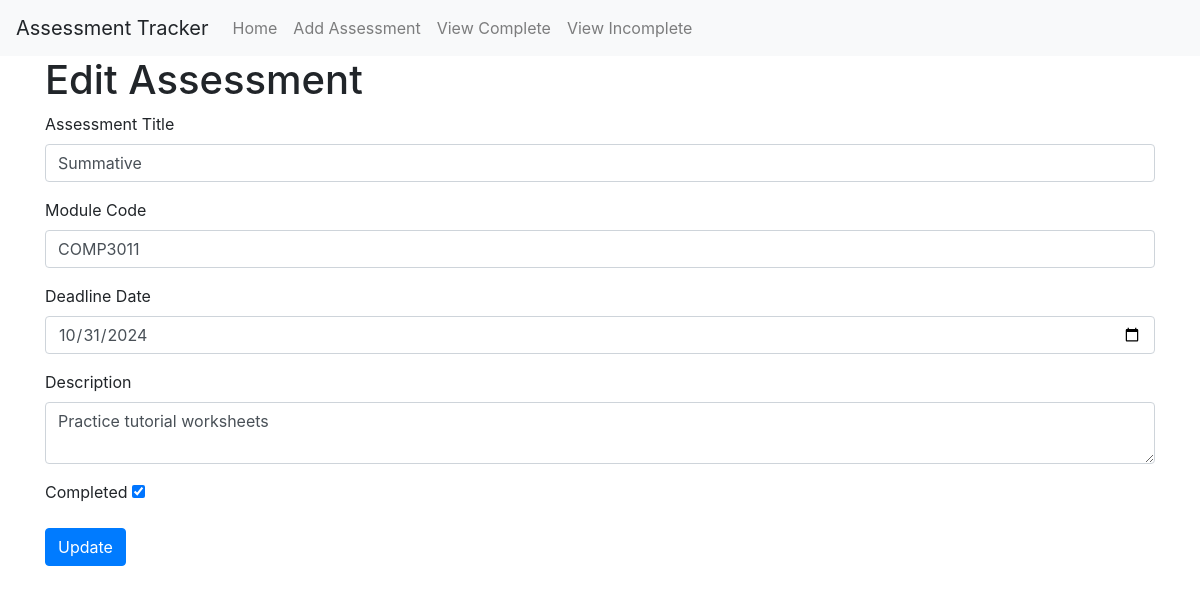
/edit_assessment/6, run on the app's committed database.
### app/models.py (models this page shows)
class Assessment(db.Model):
    id = db.Column(db.Integer, primary_key=True)
    title = db.Column(db.String(100), nullable=False)
    module_code = db.Column(db.String(100), nullable=False)
    deadline = db.Column(db.DateTime, nullable=False)
    description = db.Column(db.Text, nullable=False)
    completed = db.Column(db.Boolean, default=False)

### app/views.py (the view, shortened to what this page needs)
@app.route('/edit_assessment/<int:id>', methods=['GET', 'POST'])
def edit_assessment(id):
    assessment = Assessment.query.get_or_404(id)
    form = AssessmentForm(obj=assessment)
    for forms, errors in form.errors.items():
        for error in errors:
            flash(error)
    return render_template('edit.html', form=form)

### app/forms.py (shortened to what this page needs)
class AssessmentForm(FlaskForm):
    title = StringField('Assessment Title', validators=[DataRequired()])
    module_code = StringField('Module Code', validators=[DataRequired()])
    deadline = DateField('Deadline Date', validators=[DataRequired()])
    description = TextAreaField('Description', validators=[DataRequired()])
    completed = BooleanField('Completed')

### app/templates/edit.html (shortened to what this page needs)
{% extends "base.html" %}
{% block content %}
<h1>Edit Assessment</h1>
<form method="POST">
    <div class="form-group">
        {{ form.title.label(class="form-label") }} {{ form.title(class="form-control") }}
    </div>
    <div class="form-group">
        {{ form.module_code.label(class="form-label") }} {{ form.module_code(class="form-control") }}
    </div>
    <div class="form-group">
        {{ form.deadline.label(class="form-label") }} {{ form.deadline(class="form-control") }}
    </div>
    <div class="form-group">
        {{ form.description.label(class="form-label") }} {{ form.description(class="form-control") }}
    </div>
    <div class="form-group">
        {{ form.completed.label(class="form-label") }} {{ form.completed() }}
    </div>
    <button type="submit" class="btn btn-primary">Update</button>
</form>
{% endblock %}

### data on the page
Assessment: title "Summative", module_code "COMP3011", deadline "10/31/2024", description "Practice tutorial worksheets", completed "☑"
